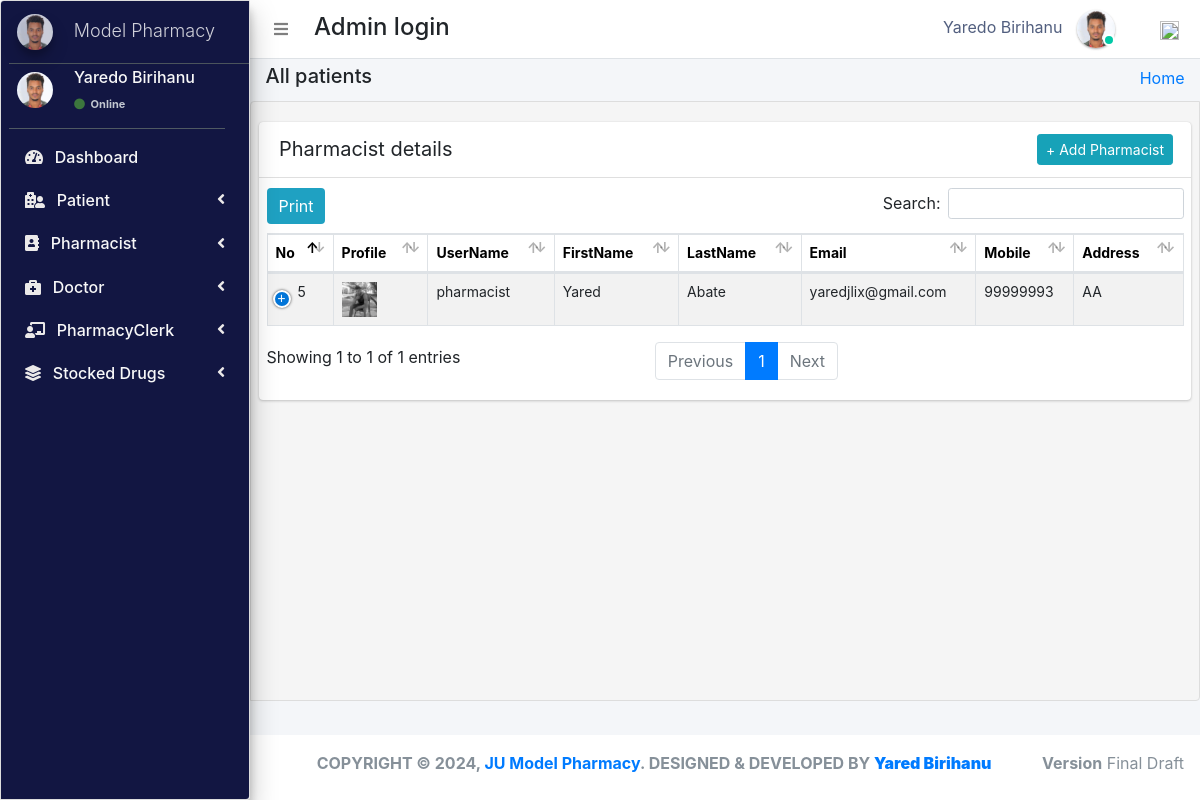
Page /admin_user/manage_pharmacist/ (signed in) on the committed database.
### pharmacy/models.py (models this page shows, shortened)
class CustomUser(AbstractUser):
    user_type_data = ((1, "AdminHOD"), (2, "Pharmacist"), (3, "Doctor"), (4, "PharmacyClerk"),(5, "Patients"))
    user_type = models.CharField(default=1, choices=user_type_data, max_length=10)

class AdminHOD(models.Model):
    gender_category=(
        ('Male','Male'),
        ('Female','Female'),
    )
    admin = models.OneToOneField(CustomUser,null=True, on_delete = models.CASCADE)
    emp_no= models.CharField(max_length=100,null=True,blank=True)
    gender=models.CharField(max_length=100,null=True,choices=gender_category)
    mobile=models.CharField(max_length=10,null=True,blank=True)
    address=models.CharField(max_length=300,null=True,blank=True)
    profile_pic=models.ImageField(default="admin.png",null=True,blank=True)
    created_at = models.DateTimeField(auto_now_add=True)
    updated_at = models.DateTimeField(auto_now=True)
    date_employed=models.DateTimeField(auto_now_add=True, auto_now=False)
    objects = models.Manager()

class Pharmacist(models.Model):
    gender_category=(
        ('Male','Male'),
        ('Female','Female'),
    )
    admin = models.OneToOneField(CustomUser,null=True, on_delete = models.CASCADE)
    emp_no=models.CharField(max_length=100,null=True,blank=True)
    age = models.IntegerField(default=0, blank=True, null=True)
    gender=models.CharField(max_length=100,null=True,choices=gender_category)
    mobile =models.CharField(max_length=10,null=True,blank=True)
    address=models.CharField(max_length=300,null=True,blank=True)
    profile_pic=models.ImageField(default="images2.png",null=True,blank=True)
    created_at = models.DateTimeField(auto_now_add=True)
    updated_at = models.DateTimeField(auto_now=True)
    objects = models.Manager()

### pharmacy/HODViews.py (the view)
# urls.py: path('admin_user/manage_pharmacist/',HODViews.managePharmacist,name='manage_pharmacist'),
def managePharmacist(request):
    staffs = Pharmacist.objects.all()
    context = {
        "staffs": staffs,
        "title":"Manage Pharmacist"
    }
    return render(request,'hod_templates/all_pharmacist.html',context)

### pharmacy/templates/hod_templates/all_pharmacist.html (shortened to what this page needs)
{% extends 'hod_templates/base_template.html'%} {% block page_title %}
<h5>All patients</h5>
{% endblock page_title %} {% block main_content %}
<section class="content">
    <div class="row">
        <div class="col-md-12">
            <div class="card card-primar sc">
                <div class="card-header">
                    <span>Pharmacist details</span>
                    <div class="card-tools d-flex">
                        <a class="btn btn-sm btn-info mr-2" href="{% url 'manage_pharmacist'  %}" role="button">+ Add Pharmacist</a>
                    </div>
                </div>
                <table class="table table-bordered table-hover dataTable" id=plist>
                    <thead>
                        <tr>
                            <th>No</th>
                            <th>Profile</th>
                            <th>UserName</th>
                            <th>FirstName</th>
                            <th>LastName</th>
                            <th>Email</th>
                            <th>Mobile</th>
                            <th>Address</th>
                        </tr>
                    </thead>
                    <tbody>
                        {% for staff in staffs %}
                        <tr class="hov">
                            <td>{{staff.admin.id}}</td>
                            <td> <img src="{{staff.profile_pic.url}}" class="" width="35" height="35" alt=""></td>
                            <td>{{staff.admin.username}}</td>
                            <td>{{staff.admin.first_name}}</td>
                            <td>{{staff.admin.last_name}}</td>
                            <td>{{staff.admin.email}}</td>
                            <td>{{staff.mobile}}</td>
                            <td>{{staff.address}}</td>
                        </tr>
                        {% endfor %}
                    </tbody>
                </table>
            </div>
        </div>
    </div>
</section>
{% endblock %}

### pharmacy/templates/hod_templates/base_template.html (shortened to what this page needs)
{% extends 'base_file.html' %} {% block htm %}
<body class="hold-transition sidebar-mini layout-fixed">
    <div class="wrapper">
        <nav class="main-header navbar navbar-expand navbar-white navbar-light">
            <ul class="navbar-nav">
                <li class="nav-item">
                    <a class="nav-link" data-widget="pushmenu" href="#" role="button"><i class="fas fa-bars"></i></a>
                </li>
            </ul>
            <h4 style="margin-left: 10px; margin-top: 5px;">Admin login </h4>
            <ul class="navbar-nav ml-auto">
                <li class="mx-3">
                    <a href="#" class="sm-submenu-with-image a">
                        <span>{{user.first_name}}  {{user.last_name}}</span>
                        <img src="{{request.user.adminhod.profile_pic.url}}" class="img-circle elevation-1" width="38" height="38" alt="">
                        <span class="avatar-status avatar-sm-status avatar-status-success"></span>
                    </a>
                </li>
                <li class="nav-item dropdown ml-3 low">
                    <a href="#" class="btn btn-outlined btn-black text-muted bg-transparent " data-toggle="dropdown" aria-expanded="false" data-wow-delay="0.7s"><img src="https://img.icons8.com/ios/50/000000/settings.png" width="19" height="19">
                    </a>
                </li>
            </ul>
        </nav>
        {% include 'hod_templates/sidebar.html'%}
        <div class="content-wrapper">
            <div class="content-header">
                <div class="container-fluid">
                    <div class="row ">
                        <div class="col-sm-6">
                            <h1 class="m-0 text-dark">
                                {% block page_title %} {% endblock page_title %}
                            </h1>
                        </div>
                        <div class="col-sm-6 ">
                            <ol class="breadcrumb float-sm-right">
                                <li class="breadcrumb-item"><a href="">Home</a></li>
                            </ol>
                        </div>
                    </div>
                </div>
            </div>
            {% block main_content %} {% endblock main_content %}
        </div>
        {% include 'hod_templates/footer.html'%}
    </div>
    {% endblock htm %}

### pharmacy/templates/hod_templates/sidebar.html (shortened to what this page needs)
<aside class="main-sidebar sidebar-dark-primary elevation-4">
    <a href="" class="brand-link ml-2">
        <img src="{{request.user.adminhod.profile_pic.url}}" alt="" width="36" height="36" class=" img-circle elevation-3" style="opacity: .8">
        <span class="brand-text font-weight-light mt-1 ml-3 mmust">Model Pharmacy</span>
    </a>
    <div class="sidebar">
        <div class="user-panel mr-3">
            <div class="pull-left image sm-submenu-with-image a ml-2 ">
                <img src="{{request.user.adminhod.profile_pic.url}}" class="img-circle mt-2" width="36" height="36" alt="User Image">
            </div>
            <div class="pull-left info">
                <p>{{user.first_name}} {{user.last_name}}</p>
                <a href="#"><i class="fa fa-circle text-success "></i> Online</a>
            </div>
        </div>
        <nav class="mt-2">
            <ul class="nav nav-pills nav-sidebar flex-column" data-widget="treeview" role="menu" data-accordion="false">
                <li class="nav-item">
                    <a href="{% url  'admin_dashboard' %}" class="nav-link">
                        <i class="fas fa-tachometer-alt mr-2"></i>
                        <p>
                            Dashboard
                        </p>
                    </a>
                </li>
                <li class="nav-item">
                    <a href="#" class="nav-link">
                        <i class="fas fa-hospital-user mr-2"></i>
                        <p>
                            Patient
                            <i class="right fas fa-angle-left"></i>
                        </p>
                    </a>
                </li>
                <li class="nav-item">
                    <a href="#" class="nav-link">
                        <i class="fas fa-address-book mr-2"></i>
                        <p>
                            Pharmacist
                            <i class="right fas fa-angle-left"></i>
                        </p>
                    </a>
                </li>
                <li class="nav-item">
                    <a href="#" class="nav-link">
                        <i class="fas fa-briefcase-medical mr-2"></i>
                        <p>
                            Doctor
                            <i class="right fas fa-angle-left"></i>
                        </p>
                    </a>
                </li>
                <li class="nav-item">
                    <a href="#" class="nav-link">
                        <i class="fas fa-chalkboard-teacher mr-2"></i>
                        <p>
                            PharmacyClerk
                            <i class="right fas fa-angle-left"></i>
                        </p>
                    </a>
                </li>
                <li class="nav-item">
                    <a href="#" class="nav-link">
                        <i class="fas fa-layer-group mr-2"></i>
                        <p>
                            Stocked Drugs
                            <i class="right fas fa-angle-left"></i>
                        </p>
                    </a>
                </li>
            </ul>
        </nav>
    </div>
</aside>

### static/css/main.css (style rules this page uses)
html { font-family: sans-serif; line-height: 1.15; -webkit-text-size-adjust: 100%; -webkit-tap-highlight-color: transparent; }
body { overflow-y: hidden; overflow-x: hidden; font-family: -apple-system, BlinkMacSystemFont, "Segoe UI", Roboto, "Helvetica Neue", Arial, "Noto Sans", sans-serif, "Apple Color Emoji", "Segoe UI Emoji", "Segoe UI Symbol", "Noto Color Emoji" !important; }
th { color: rgb(0, 0, 0); font-size: 14px !important; }
.content { background-color: #f5f5f5; border: 1px solid #dddddd; border-radius: 4px 0px 4px 0px; left: -1px; padding: 10px 7px 5px; }
.main-sidebar { background: #ffffff; border: 1px solid #dddddd; border-radius: 4px 0px 4px 0px; font-weight: bold; }
.content { height: 75vh; overflow-y: scroll; overflow-x: hidden; }
.sc { white-space: nowrap; display: block; overflow-x: hidden !important; }
.content .row { margin-top: 20px !important; }
.main-sidebar { background-color: #121642 !important; color: white !important; }
.main-sidebar p { color: #f8f8f8 !important; font-weight: 500 !important }
.main-sidebar i { color: rgb(235, 233, 233) !important; }
td { font-size: 14px !important; }
.hov { transition: transform .5s; }
.avatar-status { position: absolute; bottom: 12px; right: 75.4px; display: -ms-inline-flexbox; display: inline-flex; -ms-flex-negative: 0; flex-shrink: 0; -ms-flex-pack: center; justify-content: center; -ms-flex-align: center; align-items: center; white-space: nowrap; text-align: center; vertical-align: baseline; font-weight: 600; border: .125rem solid #fff; width: 12px; height: 12px; line-height: 1; font-size: .71094rem; border-radius: 50%; }
.avatar-status-success { color: #fff; background-color: #00c9a7; }
.card-header span { font-size: 20px !important; }
.table>tbody>tr>td, .table>tbody>tr>th, .table>tfoot>tr>td, .table>tfoot>tr>th, .table>thead>tr>td, .table>thead>tr>th { padding: 8px; line-height: 1.42857143; vertical-align: top; }
.pull-left { float: left; }
.pull-left { float: left!important; }
.user-panel>.info { padding: 5px 5px 5px 15px; line-height: 1; position: absolute; left: 55px; }
.user-panel>.info>p { font-weight: 600; margin-bottom: 9px; }
p { margin: 0 0 10px; }
.user-panel { padding-bottom: 20px; }
.user-panel:after { clear: both; }
.user-panel:before, .user-panel:after { content: " "; display: table; }
.user-panel>.info>a>.fa, .user-panel>.info>a>.ion, .user-panel>.info>a>.glyphicon { margin-right: 3px; }
.fa-circle { color: #3c763d !important; }
.user-panel i { color: #3c763d !important; }
.user-panel>.info>a { text-decoration: none; padding-right: 5px; margin-top: 3px; font-size: 11px; overflow: hidden; white-space: nowrap; }
.mmust { overflow: hidden; white-space: nowrap; font-size: 18px; }
.table { background: white !important; }
.container-fluid { width: 100%; padding-right: 15px; padding-left: 15px; margin-right: auto; margin-left: auto; }
.row { display: flex; flex-wrap: wrap; margin-right: -15px; margin-left: -15px; }
.d-flex { display: flex !important; z-index: 44; }
.d-flex { display: flex !important; }
.table tbody tr:nth-of-type(odd) { background-color: rgba(0, 0, 0, .05) !important; }
.table tbody tr:nth-of-type(odd) { background-color: rgba(197, 197, 197, 0.05) !important; }
.img-circle { border-radius: 50%; }
.content-wrapper .content-header { padding: 5px 0.5rem !important; }

### static/css/profile.css (style rules this page uses)
li { list-style-type: none ! }
.navbar-nav span { color: #525f7f !important; margin-right: 10px !important; }
body { font-family: 'Rubik', sans-serif; height: 100% !important; }
.table tbody tr:nth-of-type(odd) { background-color: rgba(0, 0, 0, .05) !important; }

### rows in the picture
CustomUser: first_name "Yaredo", last_name "Birihanu", user.adminhod.profile_pic (picture)
Pharmacist: admin.id "5", profile_pic (picture), admin.username "pharmacist", admin.first_name "Yared", admin.last_name "Abate", admin.email "yaredjlix@gmail.com", mobile "99999993", address "AA"
